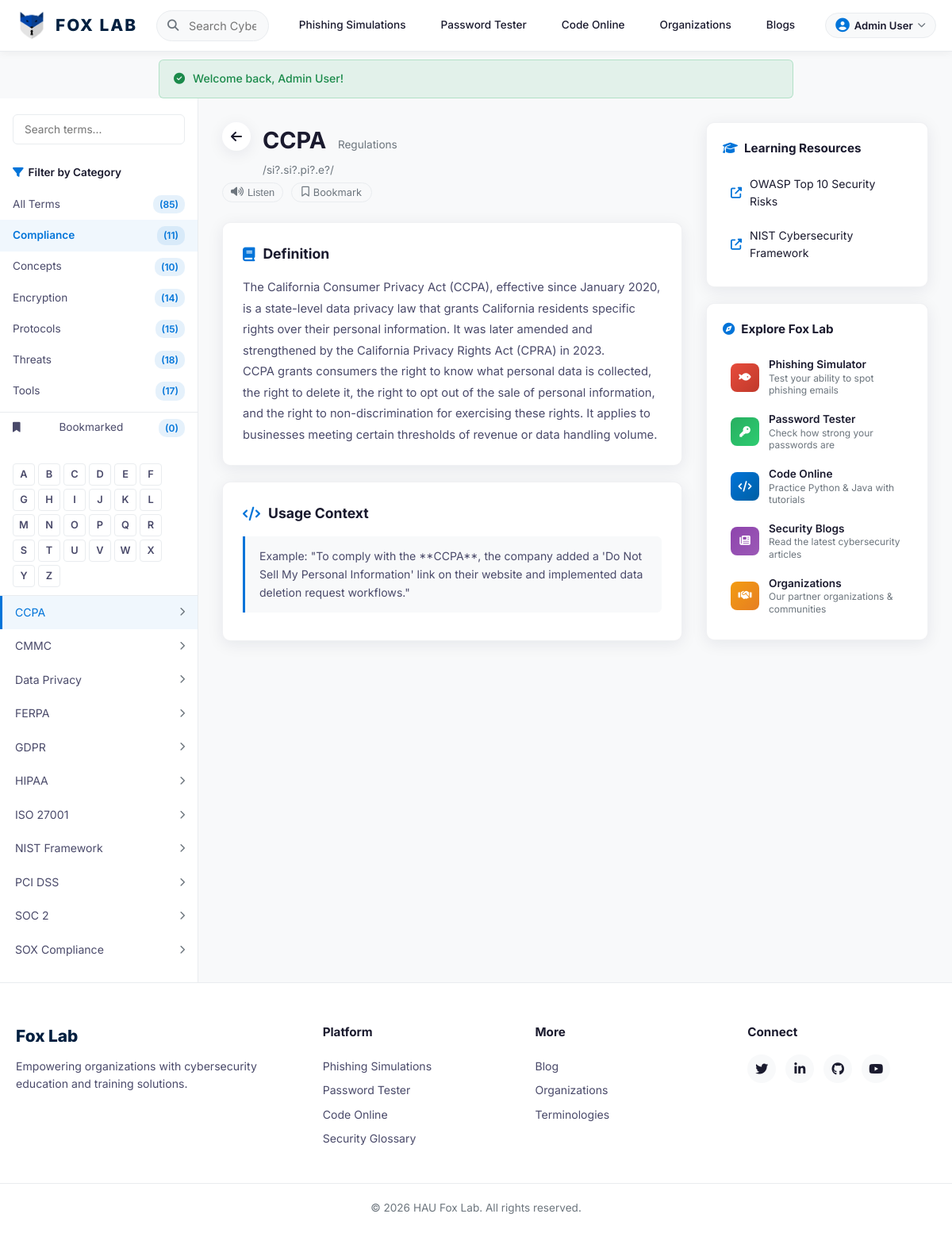
The app's page /pages/terms.php?category=Compliance (signed in), older data.
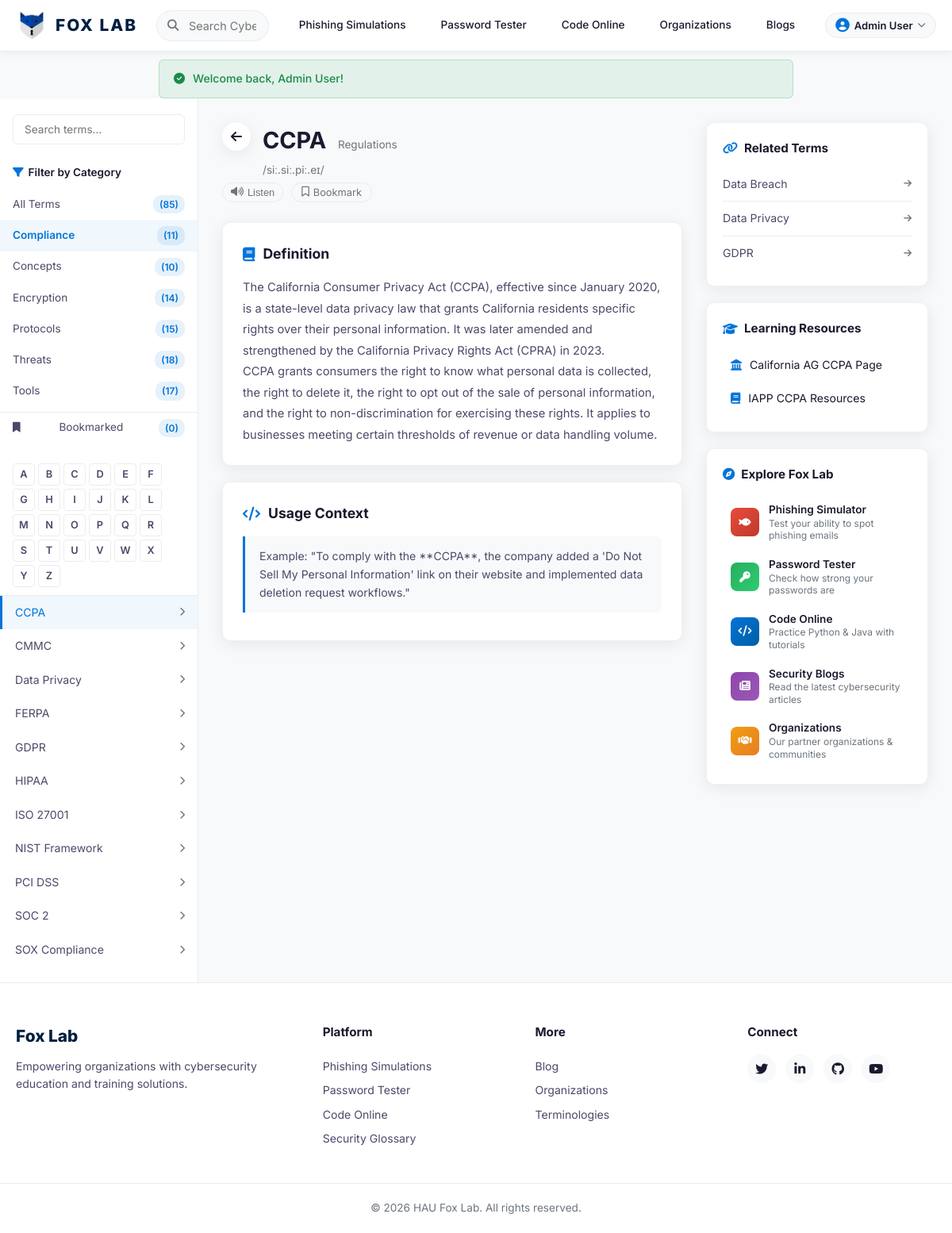
The same page, newer data.
### tables this page shows
CREATE TABLE IF NOT EXISTS terms (
    id              INT AUTO_INCREMENT PRIMARY KEY,
    title           VARCHAR(255) NOT NULL,
    pronunciation   VARCHAR(255) DEFAULT NULL,
    category        VARCHAR(100) NOT NULL DEFAULT 'General',
    subcategory     VARCHAR(100) DEFAULT 'Protocols',
    definition      TEXT NOT NULL,
    usage_context   TEXT DEFAULT NULL,
    created_at      TIMESTAMP DEFAULT CURRENT_TIMESTAMP
);

CREATE TABLE IF NOT EXISTS resources (
    id          INT AUTO_INCREMENT PRIMARY KEY,
    term_id     INT NOT NULL,
    resource_title VARCHAR(255) NOT NULL,
    resource_url   VARCHAR(500) NOT NULL,
    resource_icon  VARCHAR(100) DEFAULT 'fas fa-external-link-alt',
    FOREIGN KEY (term_id) REFERENCES terms(id) ON DELETE CASCADE
);

### config/db.php (called while the page is built, shortened)
<?php
function e(?string $str): string {
    return htmlspecialchars($str ?? '', ENT_QUOTES, 'UTF-8');
}
function isLoggedIn(): bool {
    return isset($_SESSION['user_id']) && $_SESSION['user_id'] > 0;
}

### pages/terms.php (the view, shortened to what the changed rows need)
<?php
require_once __DIR__ . '/../config/db.php';
$pdo = getDBConnection();
$filterCategory = isset($_GET['category']) ? trim($_GET['category']) : '';
$filterLetter = isset($_GET['letter']) ? strtoupper(trim($_GET['letter'])) : '';
$viewTermId = isset($_GET['id']) ? (int)$_GET['id'] : 0;
$showBookmarks = isset($_GET['bookmarks']) && $_GET['bookmarks'] === '1';
$userBookmarkIds = [];
$bookmarkCount = 0;
if (isLoggedIn()) {
    $stmtBm = $pdo->prepare("SELECT term_id FROM bookmarks WHERE user_id = :uid");
    $stmtBm->execute([':uid' => (int)$_SESSION['user_id']]);
    $userBookmarkIds = array_column($stmtBm->fetchAll(), 'term_id');
    $bookmarkCount = count($userBookmarkIds);
}
$stmtCats = $pdo->query("SELECT category, COUNT(*) as cnt FROM terms GROUP BY category ORDER BY category ASC");
$catCounts = $stmtCats->fetchAll();
$totalTerms = array_sum(array_column($catCounts, 'cnt'));
$where = [];
$params = [];
if ($filterCategory !== '' && $filterCategory !== 'All') {
    $where[] = "category = :cat";
    $params[':cat'] = $filterCategory;
}
if ($showBookmarks && !empty($userBookmarkIds)) {
    $placeholders = implode(',', array_fill(0, count($userBookmarkIds), '?'));
    $where[] = "id IN ($placeholders)";
    $params = array_merge(array_values($params), $userBookmarkIds);
    $whereClause = 'WHERE ' . implode(' AND ', $where);
    $stmtTerms = $pdo->prepare("SELECT id, title, category FROM terms $whereClause ORDER BY title ASC");
    $stmtTerms->execute(array_values($params));
} elseif ($showBookmarks && empty($userBookmarkIds)) {
    $termsList = [];
} else {
    $whereClause = !empty($where) ? 'WHERE ' . implode(' AND ', $where) : '';
    $stmtTerms = $pdo->prepare("SELECT id, title, category FROM terms $whereClause ORDER BY title ASC");
    $stmtTerms->execute($params);
}
if (!isset($termsList)) {
    $termsList = $stmtTerms->fetchAll();
}
$selectedTerm = null;
$relatedTerms = [];
if ($viewTermId > 0) {
    $stmtTerm = $pdo->prepare("SELECT * FROM terms WHERE id = :id LIMIT 1");
    $stmtTerm->execute([':id' => $viewTermId]);
    $selectedTerm = $stmtTerm->fetch();
} elseif (!empty($termsList)) {
    $viewTermId = $termsList[0]['id'];
    $stmtTerm = $pdo->prepare("SELECT * FROM terms WHERE id = :id LIMIT 1");
    $stmtTerm->execute([':id' => $viewTermId]);
    $selectedTerm = $stmtTerm->fetch();
}
if ($selectedTerm) {
    $stmtRelated = $pdo->prepare("
        SELECT t.id, t.title FROM terms t
        WHERE t.id IN (
            SELECT linked_id FROM term_links WHERE term_id = :tid1
            UNION
            SELECT term_id FROM term_links WHERE linked_id = :tid2
        )
        ORDER BY t.title ASC
    ");
    $stmtRelated->execute([':tid1' => $selectedTerm['id'], ':tid2' => $selectedTerm['id']]);
    $relatedTerms = $stmtRelated->fetchAll();
    $termResources = [];
    try {
        $stmtRes = $pdo->prepare("SELECT * FROM resources WHERE term_id = :tid ORDER BY id ASC");
        $stmtRes->execute([':tid' => $selectedTerm['id']]);
        $termResources = $stmtRes->fetchAll();
    } catch (PDOException $e) {
        $termResources = [];
    }
}
include __DIR__ . '/../includes/header.php';
?>
<div class="terms-page">
    <aside class="terms-sidebar">
        <ul class="category-filters">
            <li class="<?php echo ($filterCategory === '' || $filterCategory === 'All') && !$showBookmarks ? 'active' : ''; ?>" onclick="window.location='terms.php'">
                All Terms <span class="count">(<?php echo $totalTerms; ?>)</span>
            </li>
            <?php foreach ($catCounts as $cat): ?>
            <li class="<?php echo $filterCategory === $cat['category'] && !$showBookmarks ? 'active' : ''; ?>" onclick="window.location='terms.php?category=<?php echo urlencode($cat['category']); ?>'">
                <?php echo e($cat['category']); ?> <span class="count">(<?php echo $cat['cnt']; ?>)</span>
            </li>
            <?php endforeach; ?>
            <?php if (isLoggedIn()): ?>
            <li class="bookmark-filter-item <?php echo $showBookmarks ? 'active' : ''; ?>" onclick="window.location='terms.php?bookmarks=1'">
                <i class="fas fa-bookmark"></i> Bookmarked <span class="count">(<?php echo $bookmarkCount; ?>)</span>
            </li>
            <?php endif; ?>
        </ul>
        <div class="alpha-index">
            <?php foreach (range('A', 'Z') as $letter): ?>
            <a href="terms.php?letter=<?php echo $letter; ?>" class="<?php echo $filterLetter === $letter ? 'active' : ''; ?>"><?php echo $letter; ?></a>
            <?php endforeach; ?>
        </div>
        <ul class="terms-list">
            <?php foreach ($termsList as $t): ?>
            <li class="<?php echo $viewTermId == $t['id'] ? 'active' : ''; ?>" onclick="window.location='terms.php?id=<?php echo $t['id']; ?><?php echo $filterCategory ? '&category=' . urlencode($filterCategory) : ''; ?><?php echo $filterLetter ? '&letter=' . urlencode($filterLetter) : ''; ?>'">
                <?php echo e($t['title']); ?>
                <i class="fas fa-chevron-right"></i>
            </li>
            <?php endforeach; ?>
        </ul>
    </aside>
    <?php if ($selectedTerm): ?>
    <div class="terms-main">
        <div class="term-content">
            <div class="term-header">
                <a href="terms.php" class="term-back"><i class="fas fa-arrow-left"></i></a>
                <div class="term-title-area">
                    <h1><?php echo e($selectedTerm['title']); ?></h1>
                    <span class="term-subcategory"><?php echo e($selectedTerm['subcategory']); ?></span>
                    <?php if ($selectedTerm['pronunciation']): ?>
                    <span class="term-pronunciation"><?php echo e($selectedTerm['pronunciation']); ?></span>
                    <?php endif; ?>
                </div>
            </div>
            <div class="term-actions-row">
                <?php if ($selectedTerm['pronunciation']): ?>
                <button class="audio-btn" onclick="speakTerm('<?php echo e($selectedTerm['title']); ?>')">
                    <i class="fas fa-volume-up"></i> Listen
                </button>
                <?php endif; ?>
                <?php if (isLoggedIn()): ?>
                <?php $isBookmarked = in_array($selectedTerm['id'], $userBookmarkIds); ?>
                <button class="bookmark-btn <?php echo $isBookmarked ? 'bookmarked' : ''; ?>" id="bookmarkBtn" data-term-id="<?php echo $selectedTerm['id']; ?>" onclick="toggleBookmark(this)">
                    <i class="<?php echo $isBookmarked ? 'fas' : 'far'; ?> fa-bookmark"></i>
                    <span><?php echo $isBookmarked ? 'Bookmarked' : 'Bookmark'; ?></span>
                </button>
                <?php endif; ?>
            </div>
            <div class="term-section">
                <h2><i class="fas fa-book"></i> Definition</h2>
                <?php
                $paragraphs = explode("\n\n", $selectedTerm['definition']);
                foreach ($paragraphs as $para): ?>
                <p><?php echo nl2br(e($para)); ?></p>
                <?php endforeach; ?>
            </div>
            <?php if ($selectedTerm['usage_context']): ?>
            <div class="term-section">
                <h2><i class="fas fa-code"></i> Usage Context</h2>
                <?php
                $examples = explode("\n\n", $selectedTerm['usage_context']);
                foreach ($examples as $ex): ?>
                <div class="usage-example">
                    <?php echo nl2br(e($ex)); ?>
                </div>
                <?php endforeach; ?>
            </div>
            <?php endif; ?>
        </div>
        <div class="terms-right">
            <?php if (!empty($relatedTerms)): ?>
            <div class="related-terms-card">
                <h3><i class="fas fa-link"></i> Related Terms</h3>
                <ul class="related-list">
                    <?php foreach ($relatedTerms as $rt): ?>
                    <li onclick="window.location='terms.php?id=<?php echo $rt['id']; ?>'">
                        <?php echo e($rt['title']); ?>
                        <i class="fas fa-arrow-right"></i>
                    </li>
                    <?php endforeach; ?>
                </ul>
            </div>
            <?php endif; ?>
            <div class="learning-resources-card">
                <h3><i class="fas fa-graduation-cap"></i> Learning Resources</h3>
                <?php if (!empty($termResources)): ?>
                    <?php foreach ($termResources as $res): ?>
                    <a href="<?php echo e($res['resource_url']); ?>" target="_blank" rel="noopener" class="resource-item" style="text-decoration:none;color:inherit;display:flex;align-items:center;gap:10px;padding:10px;border-radius:6px;transition:var(--transition);">
                        <i class="<?php echo e($res['resource_icon']); ?>" style="color:var(--accent);"></i>
                        <span><?php echo e($res['resource_title']); ?></span>
                    </a>
                    <?php endforeach; ?>
                <?php else: ?>
                    <a href="https://owasp.org/www-project-top-ten/" target="_blank" rel="noopener" class="resource-item" style="text-decoration:none;color:inherit;display:flex;align-items:center;gap:10px;padding:10px;border-radius:6px;transition:var(--transition);">
                        <i class="fas fa-external-link-alt" style="color:var(--accent);"></i>
                        <span>OWASP Top 10 Security Risks</span>
                    </a>
                    <a href="https://www.nist.gov/cyberframework" target="_blank" rel="noopener" class="resource-item" style="text-decoration:none;color:inherit;display:flex;align-items:center;gap:10px;padding:10px;border-radius:6px;transition:var(--transition);">
                        <i class="fas fa-external-link-alt" style="color:var(--accent);"></i>
                        <span>NIST Cybersecurity Framework</span>
                    </a>
                <?php endif; ?>
            </div>
            <div class="recommended-pages-card">
                <h3><i class="fas fa-compass"></i> Explore Fox Lab</h3>
                <a href="phishing.php" class="recommended-page-item">
                    <div class="rec-page-icon" style="background: linear-gradient(135deg, #e74c3c, #c0392b);">
                        <i class="fas fa-fish"></i>
                    </div>
                    <div class="rec-page-info">
                        <span class="rec-page-title">Phishing Simulator</span>
                        <span class="rec-page-desc">Test your ability to spot phishing emails</span>
                    </div>
                </a>
                <a href="checker.php" class="recommended-page-item">
                    <div class="rec-page-icon" style="background: linear-gradient(135deg, #27ae60, #2ecc71);">
                        <i class="fas fa-key"></i>
                    </div>
                    <div class="rec-page-info">
                        <span class="rec-page-title">Password Tester</span>
                        <span class="rec-page-desc">Check how strong your passwords are</span>
                    </div>
                </a>
                <a href="compiler.php" class="recommended-page-item">
                    <div class="rec-page-icon" style="background: linear-gradient(135deg, #0074D9, #005fa3);">
                        <i class="fas fa-code"></i>
                    </div>
                    <div class="rec-page-info">
                        <span class="rec-page-title">Code Online</span>
                        <span class="rec-page-desc">Practice Python & Java with tutorials</span>
                    </div>
                </a>
                <a href="blog.php" class="recommended-page-item">
                    <div class="rec-page-icon" style="background: linear-gradient(135deg, #8e44ad, #9b59b6);">
                        <i class="fas fa-newspaper"></i>
                    </div>
                    <div class="rec-page-info">
                        <span class="rec-page-title">Security Blogs</span>
                        <span class="rec-page-desc">Read the latest cybersecurity articles</span>
                    </div>
                </a>
                <a href="partners.php" class="recommended-page-item">
                    <div class="rec-page-icon" style="background: linear-gradient(135deg, #f39c12, #e67e22);">
                        <i class="fas fa-handshake"></i>
                    </div>
                    <div class="rec-page-info">
                        <span class="rec-page-title">Organizations</span>
                        <span class="rec-page-desc">Our partner organizations & communities</span>
                    </div>
                </a>
            </div>
        </div>
    </div>
    <?php endif; ?>
</div>
<?php include __DIR__ . '/../includes/footer.php'; ?>

Row changes from the older to the newer data that the page shows:
changed terms "CCPA": pronunciation "/si?.si?.pi?.e?/" → "/siː.siː.piː.eɪ/"
now on one of the page's lists (row edited): terms: title "Data Privacy"
now on one of the page's lists (row edited): terms: title "GDPR"
now on this page (row edited): terms: title "Data Breach", shown under "Related Terms"
added resources: resource_title "California AG CCPA Page"
added resources: resource_title "IAPP CCPA Resources"
Text that changed along with them:
text no longer shown: "OWASP Top 10 Security Risks NIST Cybersecurity Framework"
text now shown: "Related Terms"
